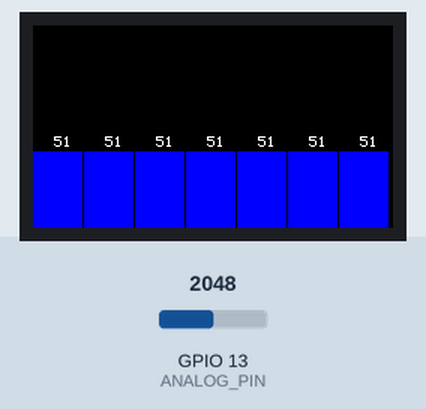
Bench run of a sketch on a simulated ESP32. On the bench: 240×135 colour display. Inputs (shaded band) come from the test bench; at power-on: GPIO 13 (ANALOG_PIN) = 2048.

Above: at 0.9 s.
1.0 s: GPIO 13 (ANALOG_PIN) set to 2206
At 2.2 s:
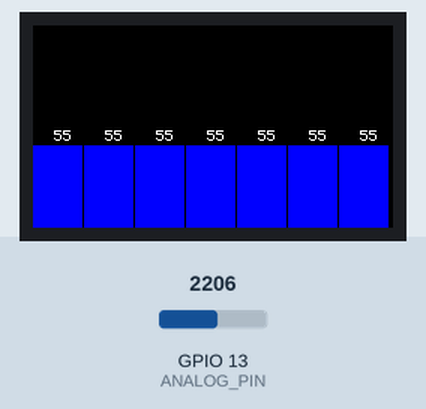
4.0 s: GPIO 13 (ANALOG_PIN) set to 2272
At 5.5 s:
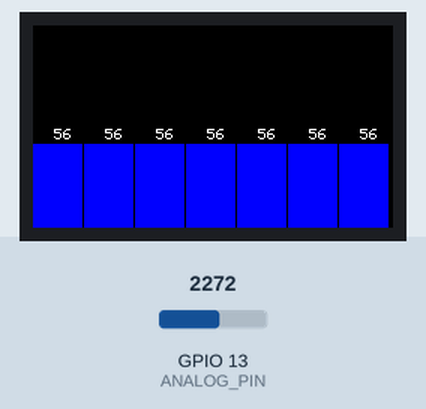
5.8 s: GPIO 13 (ANALOG_PIN) set to 2866
At 7.0 s:
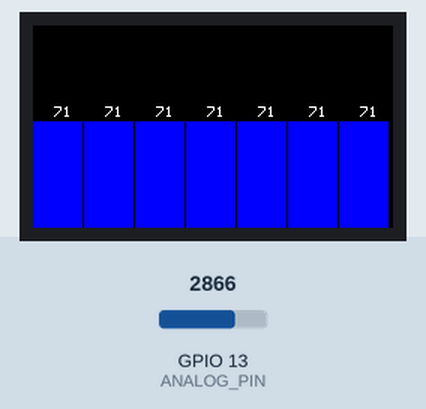
Timing chart, 0 to 8.8 s (numbered marks = the images above; inputs shaded):
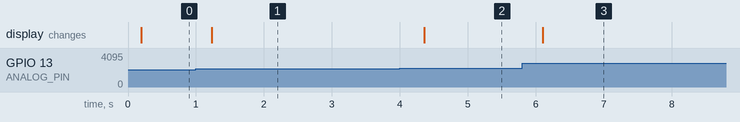

The sketch:

7chandisplay.ino
```cpp
// MSGEQ7 7 band equalizer
// ImsaiGuy 2024

// using TTGO T-Display   esp32

#include <TFT_eSPI.h> // Include the TFT library

TFT_eSPI tft; // Create an instance of the TFT screen

const int matrixSize = 7; // Size of the matrix
int matrix[matrixSize]; // Array to store random data

// Define the pins connected to the MSGEQ7
#define ANALOG_PIN 13  // Connected to the OUT pin of the MSGEQ7
#define STROBE_PIN 15   // Connected to the STROBE pin of the MSGEQ7
#define RESET_PIN 12    // Connected to the RESET pin of the MSGEQ7

void setup() {
// Set the pins as inputs or outputs
  pinMode(ANALOG_PIN, INPUT);
  pinMode(STROBE_PIN, OUTPUT);
  pinMode(RESET_PIN, OUTPUT);

  digitalWrite(RESET_PIN, LOW);
  digitalWrite(STROBE_PIN, LOW);


  // Reset the MSGEQ7
  digitalWrite(RESET_PIN, HIGH);
  delayMicroseconds(1);
  digitalWrite(RESET_PIN, LOW);

  // Wait for the chip to settle
  delayMicroseconds(100);

  tft.init(); // Initialize the screen
  tft.setRotation(3); // Set screen orientation (adjust if needed)

  // Set up the screen
  tft.fillScreen(TFT_BLACK); // Clear the screen
  tft.setTextColor(TFT_WHITE); // Set text color to white
  tft.setTextSize(1); // Set text size

while (1==1) {

  // Read values from the MSGEQ7 and store them in the matrix
  for (int band = 0; band < 7; band++) {

    digitalWrite(STROBE_PIN, HIGH);
    delayMicroseconds(30);              // ts  18uS min
    digitalWrite(STROBE_PIN, LOW);
    delayMicroseconds(40);              // to settling time 36uS min
    // Read the analog value from the selected band
    int value = analogRead(ANALOG_PIN);

    // Store the value in the matrix
    matrix[band] = value / 40; // scale
  }

  // Display the bar graph
  drawBarGraph();
  delay (300);
  tft.fillScreen(TFT_BLACK); // Clear the screen
  }
}

void drawBarGraph() {
  int barWidth = tft.width() / matrixSize; // Calculate width of each bar
  int maxHeight = tft.height(); // Maximum height of bars

  for (int i = 0; i < matrixSize; i++) {
    int barHeight = map(matrix[i], 0, maxHeight, 0, maxHeight); // Map the data to screen height
    int xPos = i * barWidth; // Calculate x position of the bar
    int yPos = maxHeight - barHeight; // Calculate y position of the bar

    // Draw the bar
    tft.fillRect(xPos, yPos, barWidth - 1, barHeight, TFT_BLUE); // Draw a filled rectangle

    // Optional: Display the value above the bar
    tft.setCursor(xPos + barWidth / 2 - 3, yPos - 10); // Set cursor position
    tft.print(matrix[i]); // Print the value
  }
}

void loop() {
  // Your main code here (if needed)
}
```

Measured:
- after the input at 1.0 s, the display: changes after 0.24 s (image 1)
- after the input at 4.0 s, the display: changes after 0.36 s (image 2)
- after the input at 5.8 s, the display: changes after 0.30 s (image 3)
